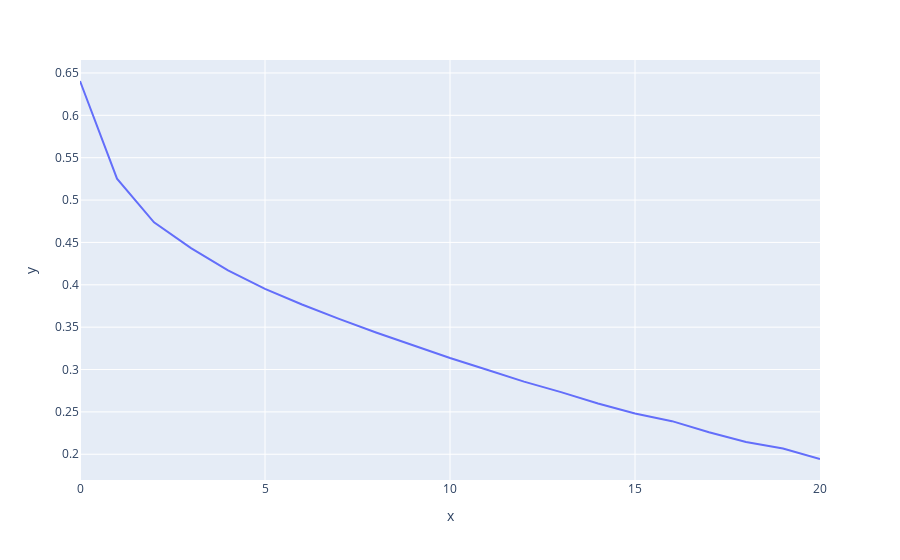

The cell this chart's notebook holds for it:
### Markdown cell above
## 3.5 Train() with learning rate, weight decay and momentum

### Code cell
# Initialize MLP
torch.manual_seed(123)
model_seq = MyMLP(n_in, n_hidden1, n_hidden2, n_hidden3, n_out)
# The DataLoader batches up the examples of our cifar dataset
# Here we use shuffle = True in order to shuffle the dataset for the training
train_loader = torch.utils.data.DataLoader(cifar2_train, batch_size=64, shuffle=False) 

# Instantiate the optimizer, here:
# 1. Stochastic Gradient Descent optimizer, 
# 2. that has to be applied to our parameters (model.parameters())
# 3. With a learning rate of 1e-2
optimizer = optim.SGD(model_seq.parameters(), lr=1e-2, weight_decay=0.01, momentum=0.1)

# Instantiate the loss function (here we use cross entropy)
loss_fn = nn.CrossEntropyLoss()

# Now all we have to do is calling the training loop
train(
    n_epochs = 21,
    optimizer = optimizer,
    model = model_seq,
    loss_fn = loss_fn,
    train_loader = train_loader,
)
print('')

### Figure 1 — Plotly figure (JSON) as saved in the notebook; plotly's stock layout.template omitted (floating-point values rounded to 4 significant figures)
{"data": [{"hovertemplate": "x=%{x}<br>y=%{y}<extra></extra>", "legendgroup": "", "line": {"color": "#636efa", "dash": "solid"}, "marker": {"symbol": "circle"}, "mode": "lines", "name": "", "orientation": "v", "showlegend": false, "type": "scatter", "x": [0, 1, 2, 3, 4, 5, 6, 7, 8, 9, 10, 11, 12, 13, 14, 15, 16, 17, 18, 19, 20], "xaxis": "x", "y": [0.6405, 0.5253, 0.4737, 0.4433, 0.4171, 0.3953, 0.3768, 0.3598, 0.3437, 0.3283, 0.3135, 0.2997, 0.2858, 0.2733, 0.2598, 0.2482, 0.2391, 0.226, 0.2146, 0.2069, 0.1944], "yaxis": "y"}], "layout": {"legend": {"tracegroupgap": 0}, "margin": {"t": 60}, "xaxis": {"anchor": "y", "domain": [0, 1], "title": {"text": "x"}}, "yaxis": {"anchor": "x", "domain": [0, 1], "title": {"text": "y"}}}}
